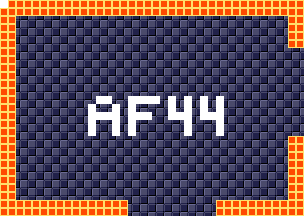

Below is a game level as drawn by its tile map, then a one-line description and the .tmx that defines it (tile-layer data replaced by summaries):
An orthogonal 38x27 tile map with 8x8 px tiles, 4 tile layers (background, foreground, room numbers, Objects), 15 tilesets.

<map version="1.5" tiledversion="1.7.1" orientation="orthogonal" renderorder="right-down" width="38" height="27" tilewidth="8" tileheight="8" infinite="0" nextlayerid="11" nextobjectid="1">
 <tileset firstgid="1" source="tilesheets/tsKarniMata.tsx" />
 <tileset firstgid="1025" source="tilesheets/tsVoodooWasp.tsx" />
 <tileset firstgid="2049" source="tilesheets/tsBurial.tsx" />
 <tileset firstgid="3073" source="tilesheets/tsBlueTemple.tsx" />
 <tileset firstgid="4097" source="tilesheets/tsGoddess.tsx" />
 <tileset firstgid="5121" source="tilesheets/tsKonark.tsx" />
 <tileset firstgid="6145" name="sEnemies" tilewidth="8" tileheight="8" tilecount="1024" columns="32">
  <image source="../grapx/tilesheets/sObjects.bmp" trans="ff94ff" width="256" height="256" />
 </tileset>
 <tileset firstgid="7169" source="tilesheets/tsIceTemple.tsx" />
 <tileset firstgid="8193" source="tilesheets/tsLavaArea.tsx" />
 <tileset firstgid="9217" source="tilesheets/tsBossArea.tsx" />
 <tileset firstgid="10241" source="tilesheets/tsPegu.tsx" />
 <tileset firstgid="11265" source="tilesheets/sTiwanakuTemple.tsx" />
 <tileset firstgid="12289" source="tilesheets/sIndraTemple.tsx" />
 <tileset firstgid="13313" source="tilesheets/sTeleport.tsx" />
 <tileset firstgid="14337" source="tilesheets/sObjects.tsx" />
 <layer id="2" name="background" width="38" height="27">
  <data>[1026 cells, 1026 non-empty, 2 distinct tile ids]</data>
 </layer>
 <layer id="1" name="foreground" width="38" height="27">
  <data>[1026 cells, 200 non-empty, 1 distinct tile ids]</data>
 </layer>
 <layer id="7" name="room numbers" width="38" height="27">
  <data>[1026 cells, 41 non-empty, 1 distinct tile ids]</data>
 </layer>
 <layer id="10" name="Objects" width="38" height="27">
  <data>[1026 cells, 0 non-empty, 0 distinct tile ids]</data>
 </layer>
</map>
